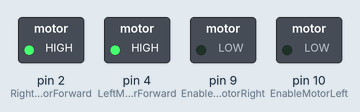
Recording of a sketch running on a simulated Arduino Uno, built with avr-gcc and run on an emulated ATmega328P. On the bench: switched loads named in the sketch (green lamp = pin HIGH).

Above: at 0.1 s.
At 3.1 s:
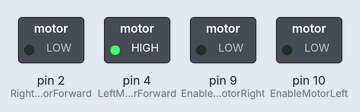
At 6.1 s:
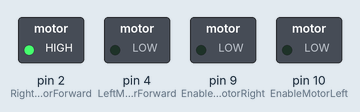
At 16.1 s:
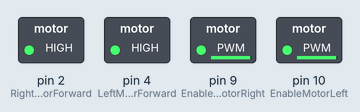
At 19.1 s:
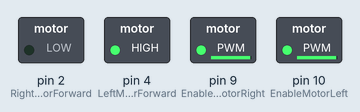
At 38.1 s:
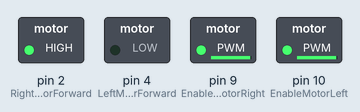
Timing chart, 0 to 39.6 s (numbered marks = the images above):
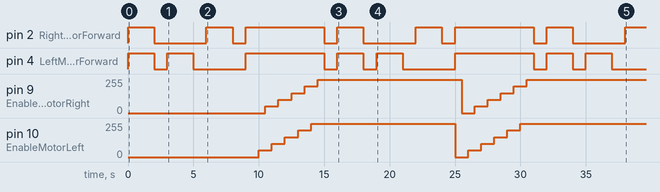

The sketch:

Hbridge_Controller.ino
```cpp
int LeftMotorForward = 4; // Pin 10 has Left Motor connected on Arduino boards.
//int LeftMotorReverse = 9; // Pin 9 has Left Motor connected on Arduino boards.

int RightMotorForward = 2; // Pin 12 has Right Motor connected on Arduino boards.
//int RightMotorReverse = 13; // Pin 13 has Right Motor connected on Arduino boards.
int EnableMotorLeft = 10;
int EnableMotorRight = 9;


//-----------------------------------------------------------------------------
void setup()
{
  pinMode(LeftMotorForward, OUTPUT);  // initialize the  pin as an output.
  pinMode(RightMotorForward, OUTPUT);  // initialize the  pin as an output.
  //pinMode(LeftMotorReverse, OUTPUT);  // initialize the  pin as an output.
  //pinMode(RightMotorReverse, OUTPUT);  // initialize the  pin as an output.
}
//-----------------------------------------------------------------------------

// The following Loop is to make the Robot go staright
void loop()
{
 Driveforward();
 Rightturn();
 Leftturn();
 CheckEnable();
}
void Driveforward()
{
   digitalWrite(RightMotorForward, HIGH);   // turn the Right Motor ON
   digitalWrite(LeftMotorForward, HIGH);   // turn the Left Motor ON
   delay(2000);               // wait for  10 seconds
    Allstop();

}
//-----------------------------------------------------------------------------
void Rightturn()
{
   digitalWrite(RightMotorForward, LOW);   // turn the Right Motor OFF
   digitalWrite(LeftMotorForward, HIGH);   // turn the Left Motor ON
   delay(2000);               // wait for  10 seconds
    Allstop();

}
//-----------------------------------------------------------------------------

void Leftturn()
{
   digitalWrite(RightMotorForward, HIGH);   // turn the Right Motor ON
   digitalWrite(LeftMotorForward, LOW);   // turn the Left Motor OFF
   delay(2000);               // wait for  10 seconds

   Allstop();
}
//-----------------------------------------------------------------------------
/*
void Reverse()
{
   digitalWrite(RightMotorReverse, HIGH);   // turn the Right Motor ON
   digitalWrite(LeftMotorReverse, HIGH);   // turn the Left Motor ON
   delay(2000);               // wait for a 10 seconds

   digitalWrite(RightMotorReverse, LOW);   // turn the Right Motor ON
   digitalWrite(LeftMotorReverse, LOW);   // turn the Left Motor ON
   delay(1000);               // wait for a 10 seconds
}
*/
//-----------------------------------------------------------------------------
void Allstop()
{
//   digitalWrite(RightMotorReverse, LOW);   // turn the Right Motor ON
//  digitalWrite(LeftMotorReverse, LOW);   // turn the Left Motor ON
//   delay(2000);               // wait for  10 seconds

   digitalWrite(RightMotorForward,LOW);   // turn the Right Motor OFF
   digitalWrite(LeftMotorForward, LOW);   // turn the Left Motor OFF
   delay(1000);    // wait for  10 seconds
}
//-----------------------------------------------------------------------------

void CheckEnable()
{
 digitalWrite(RightMotorForward, HIGH);   // turn the Right Motor ON
   digitalWrite(LeftMotorForward, HIGH);   // turn the Left Motor ON
  for (int value =0; value < 255; value=value+50 ){
    analogWrite(EnableMotorLeft, value);
    delay(500);
    analogWrite(EnableMotorRight, value);
    delay(500);
  }

  Allstop();
}
```

Measured:
- by itself, pin 2 (RightMotorForward): repeats every 16.0 s: LOW 4.0 s, HIGH 2.0 s, LOW 1.0 s, HIGH 6.0 s, LOW 1.0 s, HIGH 2.0 s
- by itself, pin 4 (LeftMotorForward): repeats every 16.0 s: LOW 1.0 s, HIGH 2.0 s, LOW 4.0 s, HIGH 6.0 s, LOW 1.0 s, HIGH 2.0 s
- by itself, pin 9 (EnableMotorRight): 0/255 → 50/255 at 10.5 s, → 100/255 1.0 s later, → 150/255 1.0 s later, → 200/255 1.0 s later, … (11 changes in this stretch)
- by itself, pin 10 (EnableMotorLeft): 0/255 → 50/255 at 10.0 s, → 100/255 1.0 s later, → 150/255 1.0 s later, → 200/255 1.0 s later, … (11 changes in this stretch)
